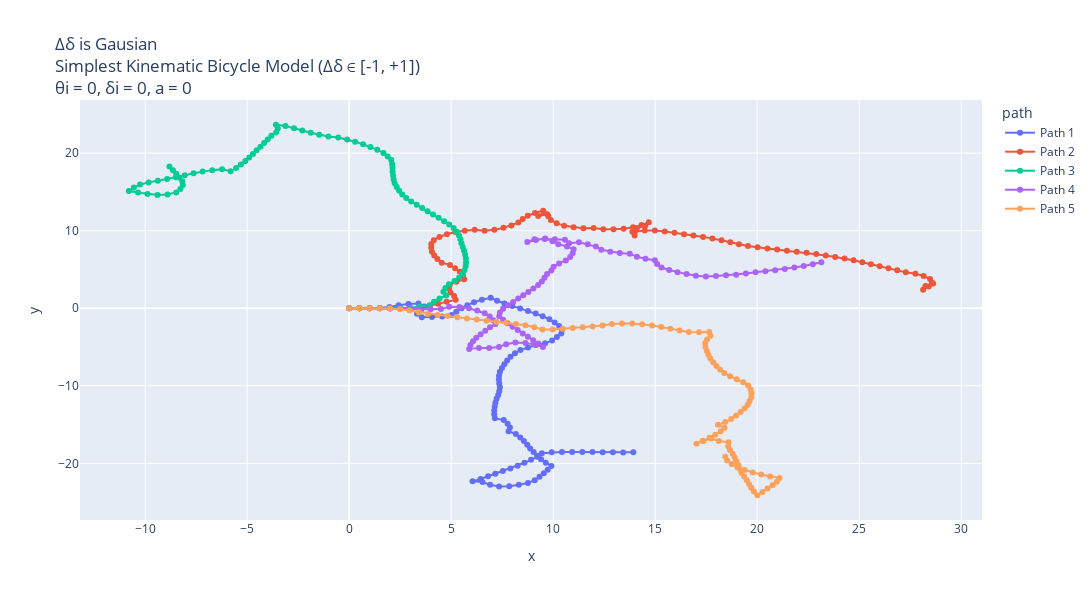

The notebook cell saved with this chart:
### Markdown cell above
Plots : When change in Steering Angle is Gaussian Distribution

### Code cell
# Making 5 possible trajectories
trajectories = []
for i in range(5):
    x_traj, y_traj, theta_traj, delta_traj, gaussian_change_in_delta, a_traj, v_traj = start_trajectory_when_change_is_gaussian_distribution(theta_init=0.0, a_init=0.0, delta_init=0.0, v_init=5, mode="simple")
    trajectories.append((x_traj, y_traj, theta_traj, delta_traj, gaussian_change_in_delta, a_traj, v_traj))


# Create a DataFrame for plotting
data = []
for i, (x_traj, y_traj, theta_traj, delta_traj, gaussian_change_in_delta, a_traj, v_traj) in enumerate(trajectories):
    for x, y, v in zip(x_traj, y_traj, v_traj):
        data.append({"x": x, "y": y, "v": v, "path": f"Path {i+1}"})
df = pd.DataFrame(data)

# Create the plot
fig = px.line(df, x="x", y="y", color="path", custom_data=["v"], title="Δδ is Gausian <br>Simplest Kinematic Bicycle Model (Δδ ∈ [-1, +1]) <br>θi = 0, δi = 0, a = 0", render_mode="svg")
# Add hover functionality
fig.update_traces(mode="markers+lines", hovertemplate="<br>".join([
    "v: %{customdata[0]:.2f}",
    "x: %{x:.2f}",
    "y: %{y:.2f}"
]))
fig.update_layout(height=600,width=1130)
fig.show()


# Plotting x w.r.t. time
dt = 0.1  # Time step
t_end = 10  # 10 seconds
t = np.arange(0, t_end + dt, dt)

plt.figure(figsize=(15, 6))
for i, (x_traj, y_traj, theta_traj, delta_traj, gaussian_change_in_delta, a_traj, v_traj) in enumerate(trajectories):
    # Model built such that a remains same inside; can be randomised by using a random statement.
    # print(x_traj,"\n", y_traj)
    plt.plot(t, x_traj, label=f"Path {i+1}", alpha = 0.7)
plt.ylabel("x [m]")
plt.xlabel("t [s]")
plt.grid("True")
plt.title("x w.r.t. time")
plt.legend()
plt.show()


# Plotting y w.r.t. time
dt = 0.1  # Time step
t_end = 10  # 10 seconds
t = np.arange(0, t_end + dt, dt)

plt.figure(figsize=(15, 6))
for i, (x_traj, y_traj, theta_traj, delta_traj, gaussian_change_in_delta, a_traj, v_traj) in enumerate(trajectories):
    # Model built such that a remains same inside; can be randomised by using a random statement.
    # print(x_traj,"\n", y_traj)
    plt.plot(t, y_traj, label=f"Path {i+1}", alpha = 0.7)
plt.ylabel("y [m]")
plt.xlabel("t [s]")
plt.grid("True")
plt.title("Y w.r.t. time")
plt.legend()
plt.show()

# Plotting theta(t) w.r.t. time
dt = 0.1  # Time step
t_end = 10  # 10 seconds
t = np.arange(0, t_end + dt, dt)

plt.figure(figsize=(15, 6))
for i, (x_traj, y_traj, theta_traj, delta_traj, gaussian_change_in_delta, a_traj, v_traj) in enumerate(trajectories):
    # Model built such that a remains same inside; can be randomised by using a random statement.
    # print(x_traj,"\n", y_traj)
    plt.plot(t, theta_traj, label=f"Path {i+1}", alpha = 0.7)
plt.ylabel("θ [radian]")
plt.xlabel("t [s]")
plt.grid("True")
plt.title("Heading Angle w.r.t. time")
plt.legend()
plt.show()


# Plotting delta(t) w.r.t. time
dt = 0.1  # Time step
t_end = 10  # 10 seconds
t = np.arange(0, t_end + dt, dt)

plt.figure(figsize=(15, 6))
for i, (x_traj, y_traj, theta_traj, delta_traj, gaussian_change_in_delta, a_traj, v_traj) in enumerate(trajectories):
    # Model built such that a remains same inside; can be randomised by using a random statement.
    # print(x_traj,"\n", y_traj)
    plt.plot(t, delta_traj, label=f"Path {i+1}", alpha = 0.7)
plt.ylabel("δ [radian]")
plt.xlabel("t [s]")
plt.grid("True")
plt.title("Steering Angle w.r.t. time")
plt.legend()
plt.show()

# Plotting variation in steering angle w.r.t. time
dt = 0.1  # Time step
t_end = 10  # 10 seconds
t = np.arange(0, t_end + dt, dt)

plt.figure(figsize=(15, 6))
for i, (x_traj, y_traj, theta_traj, delta_traj, gaussian_change_in_delta, a_traj, v_traj) in enumerate(trajectories):
    # Model built such that a remains same inside; can be randomised by using a random statement.
    # print(x_traj,"\n", y_traj)
    plt.plot(t, gaussian_change_in_delta, label=f"Path {i+1}", alpha = 0.7)
plt.ylabel("Δδ [radian]")
plt.xlabel("t [s]")
plt.grid("True")
plt.title("Δδ (Change in Steering Angle) w.r.t. time")
plt.legend()
plt.show()

# Plotting variation in steering angle w.r.t. time
dt = 0.1  # Time step
t_end = 10  # 10 seconds
t = np.arange(0, t_end + dt, dt)

plt.figure(figsize=(15, 6))
plt.plot(t, gaussian_change_in_delta, label=f"Path {i+1}", alpha = 0.7)
plt.ylabel("Δδ [radian]")
plt.xlabel("t [s]")
plt.grid("True")
plt.title("Δδ (Change in Steering Angle) w.r.t. time")
plt.legend()
plt.show()

### Figure 1 — Plotly figure (JSON) as saved in the notebook; plotly's stock layout.template omitted (floating-point values rounded to 4 significant figures)
{"data": [{"customdata": [[5], [5], [5], [5], [5], [5], [5], [5], [5], [5], [5], [5], [5], [5], [5], [5], [5], [5], [5], [5], [5], [5], [5], [5], [5], [5], [5], [5], [5], [5], [5], [5], [5], [5], [5], [5], [5], [5], [5], [5], [5], [5], [5], [5], [5], [5], [5], [5], [5], [5], [5], [5], [5], [5], [5], [5], [5], [5], [5], [5], [5], [5], [5], [5], [5], [5], [5], [5], [5], [5], [5], [5], [5], [5], [5], [5], [5], [5], [5], [5], [5], [5], [5], [5], [5], [5], [5], [5], [5], [5], [5], [5], [5], [5], [5], [5], [5], [5], [5], [5], [5]], "hovertemplate": "v: %{customdata[0]:.2f}<br>x: %{x:.2f}<br>y: %{y:.2f}", "legendgroup": "Path 1", "line": {"color": "#636efa", "dash": "solid"}, "marker": {"symbol": "circle"}, "mode": "markers+lines", "name": "Path 1", "orientation": "v", "showlegend": true, "type": "scatter", "x": [0, 0.5, 1, 1.499, 1.981, 2.424, 2.905, 3.397, 3.687, 3.518, 3.323, 3.56, 4.06, 4.555, 5.018, 5.252, 5.511, 5.793, 6.119, 6.507, 6.935, 7.249, 7.609, 7.997, 8.381, 8.764, 9.141, 9.485, 9.816, 10.07, 10.29, 10.44, 10.4, 10.18, 9.943, 9.603, 9.155, 8.765, 8.39, 8.127, 7.906, 7.743, 7.604, 7.489, 7.387, 7.345, 7.338, 7.356, 7.386, 7.357, 7.303, 7.226, 7.166, 7.132, 7.108, 7.11, 7.141, 7.577, 7.765, 7.88, 7.808, 8.169, 8.386, 8.564, 8.728, 8.871, 9.039, 9.214, 9.403, 9.635, 9.909, 9.728, 9.539, 9.331, 9.091, 8.761, 8.317, 7.845, 7.348, 6.906, 6.536, 6.045, 6.443, 6.808, 7.165, 7.533, 7.903, 8.26, 8.592, 8.915, 9.231, 9.444, 9.928, 10.43, 10.93, 11.43, 11.93, 12.43, 12.93, 13.43, 13.93], "xaxis": "x", "y": [0, 0, 0, 0.03583, 0.1677, 0.3995, 0.5353, 0.6252, 0.2178, -0.2528, -0.7132, -1.153, -1.144, -1.073, -0.8848, -0.4427, -0.01508, 0.398, 0.7764, 1.092, 1.351, 0.9618, 0.6149, 0.2988, -0.02126, -0.3432, -0.6716, -1.034, -1.409, -1.838, -2.288, -2.766, -3.264, -3.716, -4.155, -4.521, -4.744, -5.056, -5.387, -5.813, -6.261, -6.734, -7.214, -7.701, -8.19, -8.688, -9.188, -9.688, -10.19, -10.69, -11.18, -11.68, -12.17, -12.67, -13.17, -13.67, -14.17, -14.41, -14.88, -15.36, -15.86, -16.21, -16.66, -17.12, -17.6, -18.07, -18.55, -19.01, -19.48, -19.92, -20.34, -20.8, -21.27, -21.72, -22.16, -22.54, -22.76, -22.93, -22.98, -22.75, -22.41, -22.32, -22.01, -21.67, -21.32, -20.98, -20.65, -20.3, -19.92, -19.54, -19.15, -18.7, -18.58, -18.54, -18.53, -18.53, -18.54, -18.56, -18.58, -18.58, -18.57], "yaxis": "y"}, {"customdata": [[5], [5], [5], [5], [5], [5], [5], [5], [5], [5], [5], [5], [5], [5], [5], [5], [5], [5], [5], [5], [5], [5], [5], [5], [5], [5], [5], [5], [5], [5], [5], [5], [5], [5], [5], [5], [5], [5], [5], [5], [5], [5], [5], [5], [5], [5], [5], [5], [5], [5], [5], [5], [5], [5], [5], [5], [5], [5], [5], [5], [5], [5], [5], [5], [5], [5], [5], [5], [5], [5], [5], [5], [5], [5], [5], [5], [5], [5], [5], [5], [5], [5], [5], [5], [5], [5], [5], [5], [5], [5], [5], [5], [5], [5], [5], [5], [5], [5], [5], [5], [5]], "hovertemplate": "v: %{customdata[0]:.2f}<br>x: %{x:.2f}<br>y: %{y:.2f}", "legendgroup": "Path 2", "line": {"color": "#EF553B", "dash": "solid"}, "marker": {"symbol": "circle"}, "mode": "markers+lines", "name": "Path 2", "orientation": "v", "showlegend": true, "type": "scatter", "x": [0, 0.5, 1, 1.5, 2.0, 2.5, 2.999, 3.493, 3.949, 4.364, 4.78, 5.22, 5.141, 4.965, 4.89, 4.932, 5.25, 5.635, 5.578, 5.422, 5.194, 4.943, 4.537, 4.325, 4.17, 4.056, 4.025, 4.023, 4.147, 4.424, 4.788, 5.204, 5.669, 6.152, 6.635, 7.117, 7.562, 7.95, 8.289, 8.504, 8.754, 9.106, 9.507, 9.711, 9.267, 9.545, 9.762, 9.885, 10.17, 10.54, 11.0, 11.48, 11.98, 12.46, 12.96, 13.45, 13.91, 14.33, 14.68, 14.51, 14.09, 13.88, 13.99, 14.01, 14.48, 14.98, 15.47, 15.95, 16.41, 16.88, 17.35, 17.8, 18.25, 18.68, 19.1, 19.55, 20.02, 20.5, 20.97, 21.46, 21.94, 22.42, 22.89, 23.36, 23.82, 24.28, 24.72, 25.15, 25.57, 26.0, 26.43, 26.86, 27.28, 27.75, 28.15, 28.47, 28.56, 28.41, 28.13, 28.24, 28.62], "xaxis": "x", "y": [0, 0, 0, -0.005354, -0.008793, -0.0207, 0.000252, 0.08202, 0.2862, 0.5655, 0.8428, 1.08, 1.574, 2.042, 2.537, 3.035, 3.42, 3.739, 4.236, 4.711, 5.156, 5.588, 5.88, 6.333, 6.808, 7.295, 7.794, 8.294, 8.778, 9.195, 9.538, 9.815, 9.997, 10.13, 9.999, 10.13, 10.36, 10.68, 11.04, 11.5, 11.93, 12.28, 12.58, 12.13, 11.9, 12.31, 11.86, 11.38, 10.97, 10.63, 10.43, 10.3, 10.34, 10.2, 10.18, 10.24, 10.44, 10.72, 11.07, 10.6, 10.32, 9.87, 9.382, 9.882, 10.03, 10.01, 9.883, 9.738, 9.553, 9.37, 9.198, 9.0, 8.773, 8.511, 8.253, 8.023, 7.855, 7.709, 7.558, 7.427, 7.288, 7.147, 6.987, 6.806, 6.614, 6.423, 6.192, 5.929, 5.663, 5.41, 5.156, 4.892, 4.625, 4.458, 4.157, 3.771, 3.28, 2.805, 2.388, 2.875, 3.202], "yaxis": "y"}, {"customdata": [[5], [5], [5], [5], [5], [5], [5], [5], [5], [5], [5], [5], [5], [5], [5], [5], [5], [5], [5], [5], [5], [5], [5], [5], [5], [5], [5], [5], [5], [5], [5], [5], [5], [5], [5], [5], [5], [5], [5], [5], [5], [5], [5], [5], [5], [5], [5], [5], [5], [5], [5], [5], [5], [5], [5], [5], [5], [5], [5], [5], [5], [5], [5], [5], [5], [5], [5], [5], [5], [5], [5], [5], [5], [5], [5], [5], [5], [5], [5], [5], [5], [5], [5], [5], [5], [5], [5], [5], [5], [5], [5], [5], [5], [5], [5], [5], [5], [5], [5], [5], [5]], "hovertemplate": "v: %{customdata[0]:.2f}<br>x: %{x:.2f}<br>y: %{y:.2f}", "legendgroup": "Path 3", "line": {"color": "#00cc96", "dash": "solid"}, "marker": {"symbol": "circle"}, "mode": "markers+lines", "name": "Path 3", "orientation": "v", "showlegend": true, "type": "scatter", "x": [0, 0.5, 1, 1.5, 2.0, 2.499, 2.999, 3.473, 3.942, 4.159, 4.427, 4.755, 4.62, 4.717, 4.887, 5.16, 5.385, 5.555, 5.649, 5.711, 5.726, 5.72, 5.685, 5.629, 5.567, 5.502, 5.452, 5.383, 5.269, 5.118, 4.902, 4.651, 4.384, 4.111, 3.842, 3.579, 3.31, 3.039, 2.797, 2.602, 2.45, 2.33, 2.228, 2.176, 2.151, 2.13, 2.123, 2.106, 2.065, 1.889, 1.681, 1.377, 1.042, 0.6822, 0.2931, -0.1003, -0.5313, -1.017, -1.468, -1.886, -2.298, -2.704, -3.117, -3.587, -3.498, -3.58, -3.812, -3.995, -4.17, -4.341, -4.536, -4.714, -4.899, -5.089, -5.307, -5.536, -5.809, -6.228, -6.713, -7.181, -7.625, -8.058, -8.489, -8.922, -9.377, -9.828, -10.25, -10.55, -10.8, -10.34, -9.883, -9.397, -8.903, -8.474, -8.268, -8.152, -8.181, -8.32, -8.473, -8.638, -8.81], "xaxis": "x", "y": [0, 0, 0, -0.004031, 0.01012, 0.02971, 0.05871, 0.2158, 0.3895, 0.84, 1.262, 1.639, 2.12, 2.611, 3.081, 3.5, 3.947, 4.417, 4.908, 5.404, 5.904, 6.404, 6.902, 7.399, 7.895, 8.391, 8.889, 9.384, 9.871, 10.35, 10.8, 11.23, 11.65, 12.07, 12.49, 12.92, 13.34, 13.76, 14.2, 14.66, 15.14, 15.62, 16.11, 16.61, 17.11, 17.61, 18.11, 18.61, 19.1, 19.57, 20.03, 20.42, 20.8, 21.14, 21.46, 21.76, 22.02, 22.14, 22.35, 22.63, 22.91, 23.2, 23.48, 23.65, 23.16, 22.67, 22.23, 21.76, 21.29, 20.82, 20.36, 19.89, 19.43, 18.97, 18.52, 18.07, 17.65, 17.93, 17.8, 17.63, 17.4, 17.15, 16.9, 16.65, 16.44, 16.22, 15.96, 15.56, 15.12, 14.91, 14.72, 14.6, 14.68, 14.93, 15.39, 15.87, 16.37, 16.85, 17.33, 17.8, 18.27], "yaxis": "y"}, {"customdata": [[5], [5], [5], [5], [5], [5], [5], [5], [5], [5], [5], [5], [5], [5], [5], [5], [5], [5], [5], [5], [5], [5], [5], [5], [5], [5], [5], [5], [5], [5], [5], [5], [5], [5], [5], [5], [5], [5], [5], [5], [5], [5], [5], [5], [5], [5], [5], [5], [5], [5], [5], [5], [5], [5], [5], [5], [5], [5], [5], [5], [5], [5], [5], [5], [5], [5], [5], [5], [5], [5], [5], [5], [5], [5], [5], [5], [5], [5], [5], [5], [5], [5], [5], [5], [5], [5], [5], [5], [5], [5], [5], [5], [5], [5], [5], [5], [5], [5], [5], [5], [5]], "hovertemplate": "v: %{customdata[0]:.2f}<br>x: %{x:.2f}<br>y: %{y:.2f}", "legendgroup": "Path 4", "line": {"color": "#ab63fa", "dash": "solid"}, "marker": {"symbol": "circle"}, "mode": "markers+lines", "name": "Path 4", "orientation": "v", "showlegend": true, "type": "scatter", "x": [0, 0.5, 1, 1.5, 2.0, 2.498, 2.997, 3.497, 3.997, 4.496, 4.902, 5.402, 5.869, 6.273, 6.642, 6.888, 7.068, 7.169, 6.902, 6.672, 6.445, 6.23, 6.071, 5.942, 5.881, 6.362, 6.861, 7.344, 7.692, 8.146, 8.644, 9.093, 9.496, 9.271, 9.016, 8.759, 8.507, 8.259, 8.009, 7.766, 7.546, 7.352, 7.389, 7.547, 7.787, 8.037, 8.286, 8.529, 8.783, 9.028, 9.264, 9.441, 9.572, 9.698, 9.911, 10.02, 10.29, 10.62, 10.83, 10.95, 11.0, 10.67, 10.25, 9.966, 9.613, 9.155, 8.731, 9.083, 9.582, 10.08, 10.58, 10.78, 11.26, 11.7, 12.09, 12.35, 12.8, 13.26, 13.75, 14.1, 14.52, 14.98, 15.09, 15.3, 15.68, 16.09, 16.54, 16.99, 17.48, 17.98, 18.47, 18.96, 19.44, 19.92, 20.4, 20.88, 21.35, 21.82, 22.28, 22.72, 23.14], "xaxis": "x", "y": [0, 0, 0, -0.01167, -0.02832, -0.06493, -0.09523, -0.1225, -0.1252, -0.1111, 0.181, 0.1706, -0.007769, -0.302, -0.6395, -1.075, -1.541, -2.031, -2.454, -2.897, -3.343, -3.795, -4.269, -4.752, -5.248, -5.109, -5.119, -4.987, -4.628, -4.42, -4.473, -4.692, -4.989, -4.542, -4.111, -3.683, -3.251, -2.817, -2.384, -1.947, -1.498, -1.037, -0.5384, -0.06392, 0.3743, 0.8077, 1.241, 1.678, 2.109, 2.544, 2.985, 3.453, 3.936, 4.419, 4.872, 5.36, 5.779, 6.16, 6.611, 7.096, 7.594, 7.973, 8.24, 8.651, 9.005, 8.805, 8.539, 8.895, 8.926, 8.906, 8.832, 8.375, 8.507, 8.259, 7.952, 7.527, 7.293, 7.116, 7.01, 6.654, 6.381, 6.187, 5.699, 5.247, 4.921, 4.636, 4.402, 4.195, 4.098, 4.159, 4.239, 4.326, 4.469, 4.626, 4.762, 4.899, 5.06, 5.241, 5.433, 5.667, 5.938], "yaxis": "y"}, {"customdata": [[5], [5], [5], [5], [5], [5], [5], [5], [5], [5], [5], [5], [5], [5], [5], [5], [5], [5], [5], [5], [5], [5], [5], [5], [5], [5], [5], [5], [5], [5], [5], [5], [5], [5], [5], [5], [5], [5], [5], [5], [5], [5], [5], [5], [5], [5], [5], [5], [5], [5], [5], [5], [5], [5], [5], [5], [5], [5], [5], [5], [5], [5], [5], [5], [5], [5], [5], [5], [5], [5], [5], [5], [5], [5], [5], [5], [5], [5], [5], [5], [5], [5], [5], [5], [5], [5], [5], [5], [5], [5], [5], [5], [5], [5], [5], [5], [5], [5], [5], [5], [5]], "hovertemplate": "v: %{customdata[0]:.2f}<br>x: %{x:.2f}<br>y: %{y:.2f}", "legendgroup": "Path 5", "line": {"color": "#FFA15A", "dash": "solid"}, "marker": {"symbol": "circle"}, "mode": "markers+lines", "name": "Path 5", "orientation": "v", "showlegend": true, "type": "scatter", "x": [0, 0.5, 1, 1.5, 1.999, 2.491, 2.959, 3.411, 3.862, 4.342, 4.824, 5.301, 5.777, 6.253, 6.733, 7.21, 7.697, 8.174, 8.641, 9.07, 9.471, 9.971, 10.46, 10.95, 11.45, 11.94, 12.42, 12.88, 13.37, 13.87, 14.36, 14.84, 15.3, 15.74, 16.19, 16.65, 17.15, 17.65, 17.71, 17.54, 17.45, 17.46, 17.53, 17.61, 17.7, 17.84, 18.0, 18.17, 18.38, 18.67, 19.0, 19.32, 19.55, 19.67, 19.72, 19.71, 19.63, 19.53, 19.37, 19.18, 18.97, 18.72, 18.43, 18.08, 18.4, 18.21, 17.94, 17.66, 17.36, 17.02, 17.32, 17.74, 18.12, 18.59, 18.58, 18.66, 18.79, 18.89, 18.98, 19.07, 19.14, 19.22, 19.36, 19.49, 19.59, 19.71, 19.84, 20.01, 20.26, 20.5, 20.75, 20.96, 21.09, 20.63, 20.19, 19.78, 19.39, 19.03, 18.75, 18.52, 18.43], "xaxis": "x", "y": [0, 0, 0, -0.006889, -0.04054, -0.1272, -0.3045, -0.5172, -0.7326, -0.8734, -1.009, -1.157, -1.311, -1.463, -1.604, -1.753, -1.868, -2.017, -2.195, -2.453, -2.751, -2.728, -2.641, -2.548, -2.458, -2.357, -2.236, -2.032, -1.954, -1.974, -2.07, -2.215, -2.42, -2.645, -2.865, -3.064, -3.098, -3.048, -3.544, -4.015, -4.506, -5.006, -5.501, -5.995, -6.486, -6.967, -7.442, -7.91, -8.363, -8.772, -9.15, -9.536, -9.975, -10.46, -10.96, -11.46, -11.95, -12.44, -12.92, -13.38, -13.83, -14.27, -14.67, -15.02, -15.41, -15.87, -16.29, -16.71, -17.11, -17.48, -17.08, -16.8, -17.12, -17.28, -17.78, -18.27, -18.75, -19.24, -19.73, -20.22, -20.72, -21.21, -21.7, -22.18, -22.67, -23.15, -23.64, -24.11, -23.67, -23.24, -22.8, -22.35, -21.87, -21.68, -21.43, -21.16, -20.84, -20.5, -20.08, -19.64, -19.14], "yaxis": "y"}], "layout": {"height": 600, "legend": {"title": {"text": "path"}, "tracegroupgap": 0}, "title": {"text": "Δδ is Gausian <br>Simplest Kinematic Bicycle Model (Δδ ∈ [-1, +1]) <br>θi = 0, δi = 0, a = 0"}, "width": 1130, "xaxis": {"anchor": "y", "domain": [0, 1], "title": {"text": "x"}}, "yaxis": {"anchor": "x", "domain": [0, 1], "title": {"text": "y"}}}}
